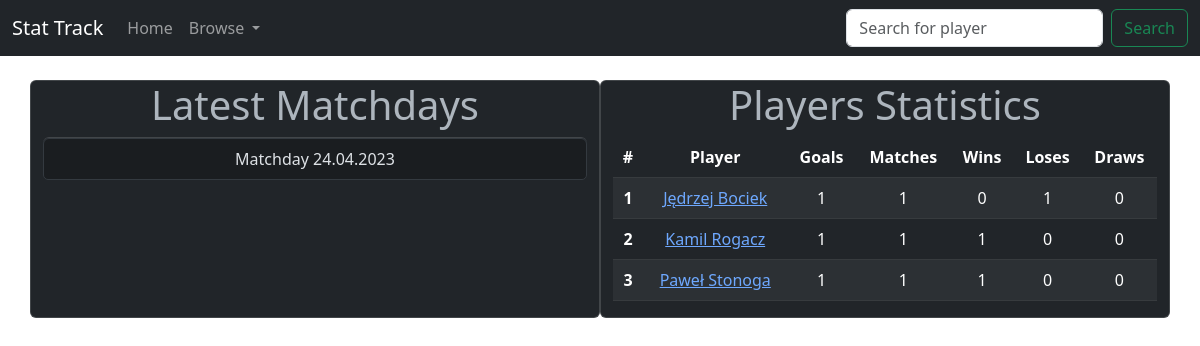
/, run on an earlier commit of the app's database.
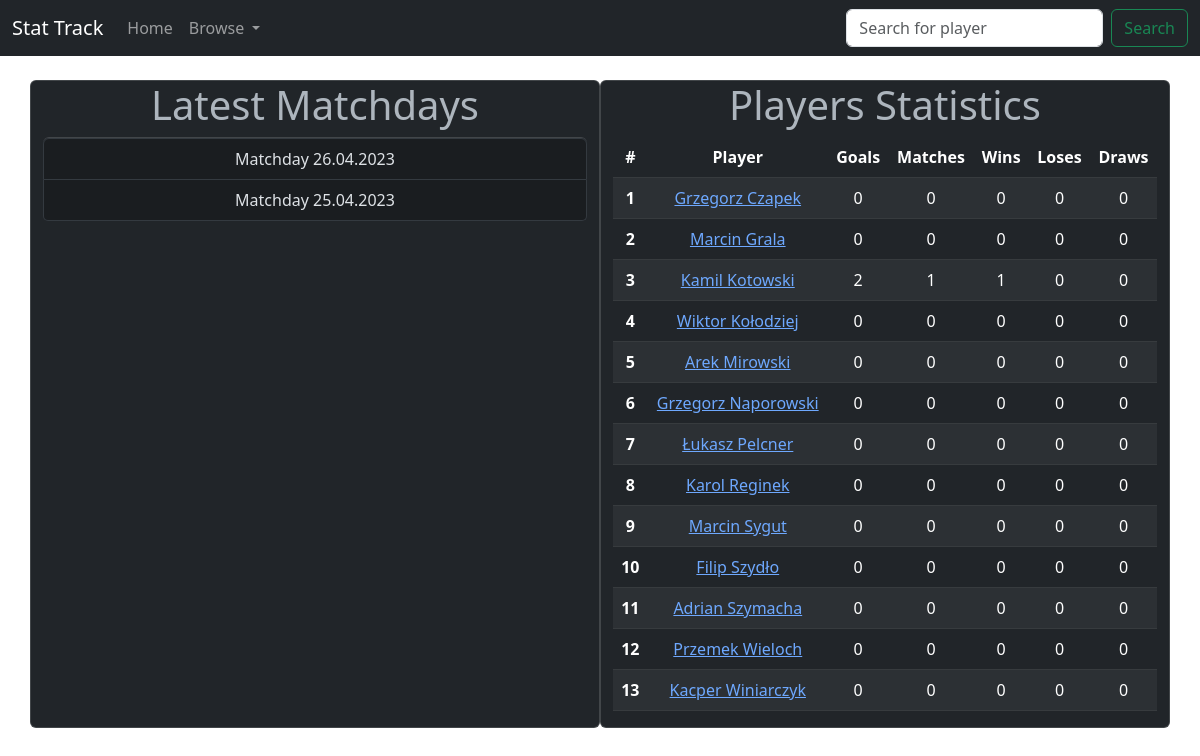
And on a later commit of the database.
### stat_track/models.py (models this page shows, shortened)
class MatchDay(models.Model):
    date = models.DateTimeField("Date of match")
    match_counter = models.PositiveIntegerField(default=0, )
    def __str__(self):
        return f"Matchday {self.date.strftime('%d.%m.%Y')}"

class Player(models.Model):
    first_name = models.CharField(max_length = 16)
    last_name = models.CharField(max_length = 16)
    def __str__(self):
        return f"{self.first_name} {self.last_name}"
    def get_player_matches_played(self):
        matches_played = Stat.objects.filter(player=self).count()
        return matches_played
    def get_player_goals(self):
        goals_queryset = Stat.objects.filter(player=self).values_list('goals')
        total_goals = goals_queryset.aggregate(Sum('goals'))['goals__sum']
        if total_goals:
            return total_goals
        else:
            return 0
    def get_player_wins(self):
        stats = Stat.objects.filter(player=self)
        wins = 0
        for stat in stats:
            if stat.win == True:
                wins += 1
        return wins
    def get_player_loses(self):
        stats = Stat.objects.filter(player=self)
        loses = 0
        for stat in stats:
            if stat.win == False:
                loses += 1
        return loses
    def get_player_draws(self):
        stats = Stat.objects.filter(player=self)
        draws = 0
        for stat in stats:
            if stat.win == "Draw":
                draws += 1
        return draws
    get_player_matches_played.short_description = 'Matches'
    get_player_goals.short_description = 'Goals'
    get_player_wins.short_description = 'Wins'
    get_player_loses.short_description = 'Loses'
    get_player_draws.short_description = 'Draws'

class Stat(models.Model):
    def positive_validator(value):
        """
        Checks if value passed to goals is positive.
        """
        if value < 0:
            raise ValidationError('Value of this field can not be negative.')
    player = models.ForeignKey(Player, on_delete=models.CASCADE)
    match = models.ForeignKey(Match, on_delete=models.CASCADE)
    team = models.CharField(choices=TEAM_CHOICES, max_length=16)
    goals = models.IntegerField(validators=[positive_validator], default=0)
    @property
    def win(self):
        match_winner_team = self.match.winner_team
        if match_winner_team == self.team:
            return True
        elif match_winner_team == None:
            return "Draw"
        else:
            return False

class Match(models.Model):
    matchday = models.ForeignKey(MatchDay, on_delete=models.CASCADE, default=None)
    team_home = models.CharField(choices=TEAM_CHOICES, max_length=20, default="Blue")
    team_away = models.CharField(choices=TEAM_CHOICES, max_length=20, default="Orange")
    home_goals = models.IntegerField(default=0)
    away_goals = models.IntegerField(default=0)
    match_in_matchday = models.IntegerField(default = 0)
    @property
    def result(self):
        if self.home_goals > self.away_goals:
            return 1
        elif self.home_goals < self.away_goals:
            return 2
        else:
            return 0
    @property
    def winner_team(self):
        if self.result == 1:
            return self.team_home
        elif self.result == 2:
            return self.team_away
        else:
            return None

### stat_track/views.py (the view)
# urls.py: 2. Add a URL to urlpatterns:  path('', views.home, name='home')
def home(request):
    latest_match_day_list = MatchDay.objects.order_by("-date")[:5]
    players_list = Player.objects.all().order_by("last_name")
    context = {"latest_match_day_list": latest_match_day_list, "players_list": players_list}
    return render(request, "stat_track/home.html", context)

### stat_track/templates/stat_track/home.html (shortened to what this page needs)
{% extends "./base.html" %}
{% if latest_match_list %}
    {% block content %}
    <div class="container text-center">
        <div class="row">
          <div class="col card" data-bs-theme="dark">
            <h1>Latest Matchdays</h1>
            <div class="list-group">
                {% for matchday in latest_match_day_list %}
                    <a href="{% url 'matchday' matchday.id %}" class="list-group-item list-group-item-action list-group-item-dark">{{ matchday }}</a>
                {% endfor %}
            </div>
          </div>
          <div class="col card" data-bs-theme="dark">
            <div class="table-responsive">
                <h1>Players Statistics</h1>
                <table class="table table-dark table-striped">
                    <thead>
                        <tr>
                            <th scope="col">#</th>
                            <th scope="col">Player</th>
                            <th scope="col">Goals</th>
                            <th scope="col">Matches</th>
                            <th scope="col">Wins</th>
                            <th scope="col">Loses</th>
                            <th scope="col">Draws</th>
                        </tr>
                    </thead>
                    <tbody>
                        {% for player in players_list %}
                        <tr>
                            <th scope="row">{{ forloop.counter }}</th>
                            <td><a href='player/{{ player.id }}'>{{ player }}</a></td>
                            <td>{{ player.get_player_goals }}</td>
                            <td>{{ player.get_player_matches_played }}</td>
                            <td>{{ player.get_player_wins }}</td>
                            <td>{{ player.get_player_loses }}</td>
                            <td>{{ player.get_player_draws }}</td>
                        </tr>
                        {% endfor %}
                    </tbody>
                </table>
            </div>
          </div>
        </div>
      </div>
    {% endblock %}
{% else %}
    <p>No matchdays are available.</p>
{% endif %}

What changed in the data, as far as the page shows it:
removed MatchDay: date "Matchday 24.04.2023"
removed Player: first_name+last_name "Jędrzej Bociek", get_player_goals "1", get_player_matches_played "1", get_player_wins "0", get_player_loses "1", get_player_draws "0"
removed Player: first_name+last_name "Kamil Rogacz", get_player_goals "1", get_player_matches_played "1", get_player_wins "1", get_player_loses "0", get_player_draws "0"
removed Player: first_name+last_name "Paweł Stonoga", get_player_goals "1", get_player_matches_played "1", get_player_wins "1", get_player_loses "0", get_player_draws "0"
added MatchDay: date "Matchday 26.04.2023"
added MatchDay: date "Matchday 25.04.2023"
added Player: first_name+last_name "Grzegorz Czapek", get_player_goals "0", get_player_matches_played "0", get_player_wins "0", get_player_loses "0", get_player_draws "0"
added Player: first_name+last_name "Marcin Grala", get_player_goals "0", get_player_matches_played "0", get_player_wins "0", get_player_loses "0", get_player_draws "0"
added Player: first_name+last_name "Kamil Kotowski", get_player_goals "2", get_player_matches_played "1", get_player_wins "1", get_player_loses "0", get_player_draws "0"
added Player: first_name+last_name "Wiktor Kołodziej", get_player_goals "0", get_player_matches_played "0", get_player_wins "0", get_player_loses "0", get_player_draws "0"
added Player: first_name+last_name "Arek Mirowski", get_player_goals "0", get_player_matches_played "0", get_player_wins "0", get_player_loses "0", get_player_draws "0"
added Player: first_name+last_name "Grzegorz Naporowski", get_player_goals "0", get_player_matches_played "0", get_player_wins "0", get_player_loses "0", get_player_draws "0"
added Player: first_name+last_name "Łukasz Pelcner", get_player_goals "0", get_player_matches_played "0", get_player_wins "0", get_player_loses "0", get_player_draws "0"
added Player: first_name+last_name "Karol Reginek", get_player_goals "0", get_player_matches_played "0", get_player_wins "0", get_player_loses "0", get_player_draws "0"
added Player: first_name+last_name "Marcin Sygut", get_player_goals "0", get_player_matches_played "0", get_player_wins "0", get_player_loses "0", get_player_draws "0"
added Player: first_name+last_name "Filip Szydło", get_player_goals "0", get_player_matches_played "0", get_player_wins "0", get_player_loses "0", get_player_draws "0"
added Player: first_name+last_name "Adrian Szymacha", get_player_goals "0", get_player_matches_played "0", get_player_wins "0", get_player_loses "0", get_player_draws "0"
added Player: first_name+last_name "Przemek Wieloch", get_player_goals "0", get_player_matches_played "0", get_player_wins "0", get_player_loses "0", get_player_draws "0"
added Player: first_name+last_name "Kacper Winiarczyk", get_player_goals "0", get_player_matches_played "0", get_player_wins "0", get_player_loses "0", get_player_draws "0"
